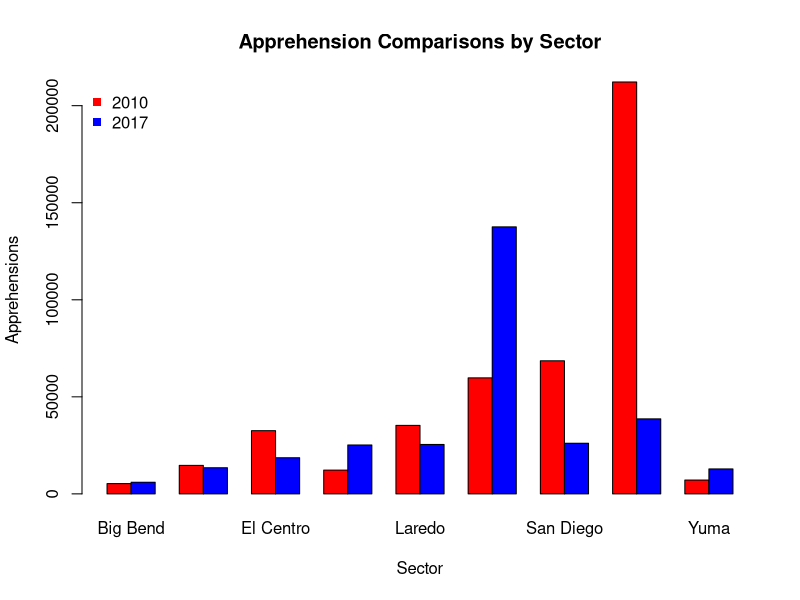
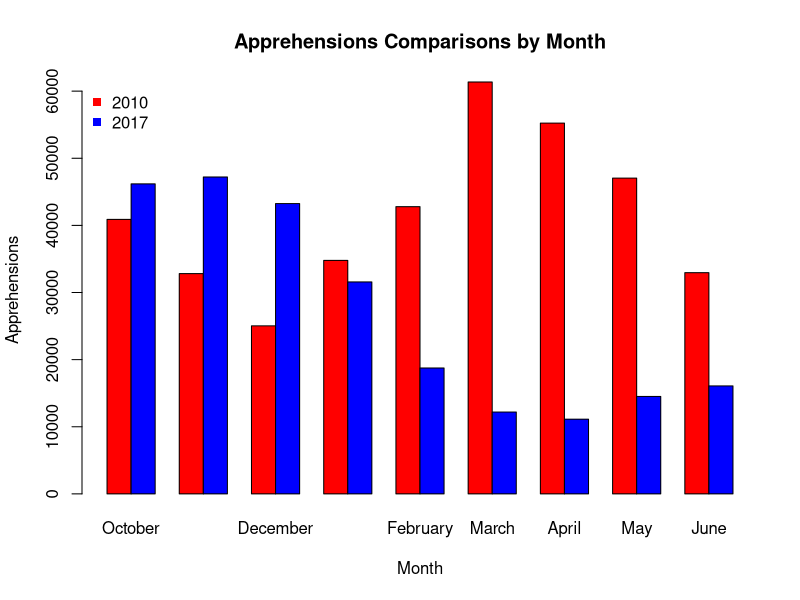
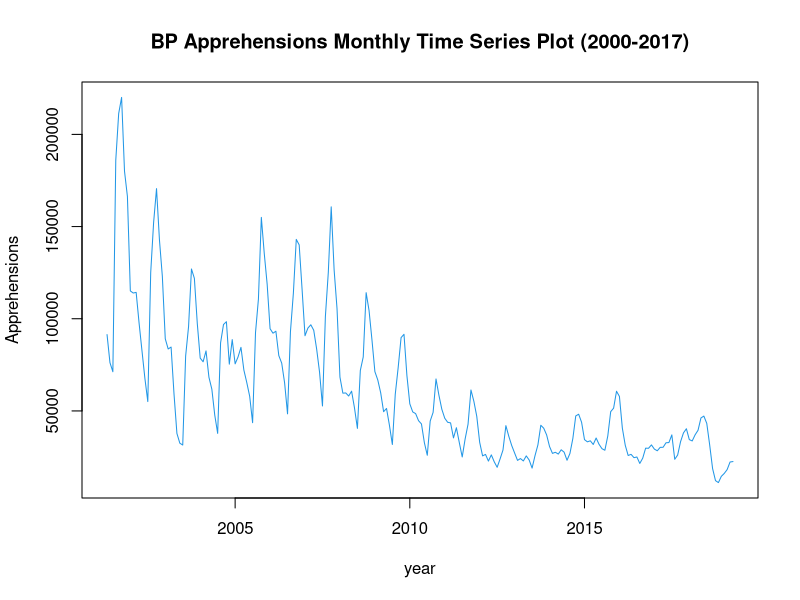
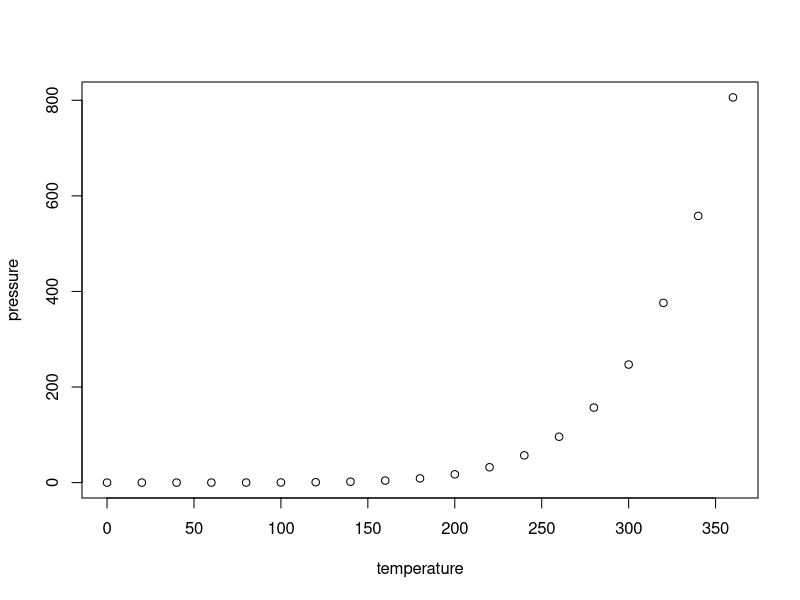

Write the R code that produced these figures, in order.
## ---- chunk 1
knitr::opts_chunk$set(echo = TRUE)
## ---- chunk 2
A2010 <- read.csv("BP Apprehensions 2010.csv", header = TRUE, stringsAsFactors = FALSE)
A2017 <- read.csv("BP Apprehensions 2017.csv", header = TRUE, stringsAsFactors = FALSE)
A2000.2017 <- read.csv("BP monthly summaries.csv", header = TRUE, stringsAsFactors = FALSE)

## ---- chunk 3
rownames(A2010) <- A2010[,1]
A2010 <-  subset(A2010, select= -c(Sector))
A2010 <- rbind(A2010, colSums(A2010))
rownames(A2010) <- c(rownames(A2010)[-length(rownames(A2010))], "Total")
A2010 <- cbind(A2010,rowSums(A2010))
colnames(A2010) <- c(colnames(A2010)[-length(colnames(A2010))], "Total")
## ---- chunk 4
rownames(A2017) <- A2017[,1]
A2017 <-  subset(A2017, select= -c(Sector))
A2017 <- rbind(A2017, colSums(A2017))
rownames(A2017) <- c(rownames(A2017)[-length(rownames(A2017))], "Total")
A2017 <- cbind(A2017,rowSums(A2017))
colnames(A2017) <- c(colnames(A2017)[-length(colnames(A2017))], "Total")
## ---- chunk 5
compsect2010 <- as.data.frame(matrix(c(A2010[1,13],A2010[2,13],A2010[3,13],A2010[4,13],A2010[5,13],A2010[6,13],A2010[7,13],A2010[8,13],A2010[9,13]), nrow = 1))
colnames(compsect2010) <- rownames(A2010)[1:9]
compsect2017 <- as.data.frame(matrix(c(A2017[1,13],A2017[2,13],A2017[3,13],A2017[4,13],A2017[5,13],A2017[6,13],A2017[7,13],A2017[8,13],A2017[9,13]), nrow = 1))
colnames(compsect2017) <- rownames(A2010)[1:9]
compsect10.17 <- rbind(compsect2010, compsect2017)
barplot(as.matrix(compsect10.17), beside = TRUE, col = c("red", "blue"), bty="n", ylab = "Apprehensions", xlab = "Sector")
legend("topleft", c("2010","2017"), pch=15,  col=c("red","blue"),  bty="n")        
title("Apprehension Comparisons by Sector")

## ---- chunk 6
compmnth2010 <- as.data.frame(matrix(c(A2010[10,1],A2010[10,2],A2010[10,3],A2010[10,4],A2010[10,5],A2010[10,6],A2010[10,7],A2010[10,8],A2010[10,9]), nrow = 1))
colnames(compmnth2010) <- colnames(A2010)[1:9]
compmnth2017 <- as.data.frame(matrix(c(A2017[10,1],A2017[10,2],A2017[10,3],A2017[10,4],A2017[10,5],A2017[10,6],A2017[10,7],A2017[10,8],A2017[10,9]), nrow = 1))
colnames(compmnth2017) <- colnames(A2010)[1:9]
compmnth10.17 <- rbind(compmnth2010, compmnth2017)
barplot(as.matrix(compmnth10.17), beside = TRUE, col = c("red", "blue"), bty="n", ylab = "Apprehensions", xlab = "Month")
legend("topleft", c("2010","2017"), pch=15,  col=c("red","blue"),  bty="n")
title("Apprehensions Comparisons by Month")
## ---- chunk 7
maxsect2010 <- as.numeric(as.vector(A2010[8,1:12]))
maxsect2017 <- as.numeric(as.vector(A2017[6,1:12]))
var.test(maxsect2010, maxsect2017)
t.test(maxsect2010, maxsect2017, var.equal = TRUE)
## ---- chunk 8
max3mnth2010 <- c(A2010$March[1:9],A2010$April[1:9],A2010$May[1:9])
max3mnth2017 <- c(A2017$October[1:9], A2017$November[1:9], A2017$December[1:9])
var.test(max3mnth2010, max3mnth2017)
t.test(max3mnth2010, max3mnth2017, var.equal = TRUE)
## ---- chunk 9
x1 <- A2000.2017[order(nrow(A2000.2017):1),]
ts1 <- x1[,2:13]
ts2 <- as.vector(t(ts1))
ts3 <- ts(ts2, start = c(2000,17), frequency=12)
ts.plot(ts3, gpars=list(main = "BP Apprehensions Monthly Time Series Plot (2000-2017)",xlab="year", ylab="Apprehensions",lty=c(1:3),col=4))
## ---- chunk 10
plot(pressure)
